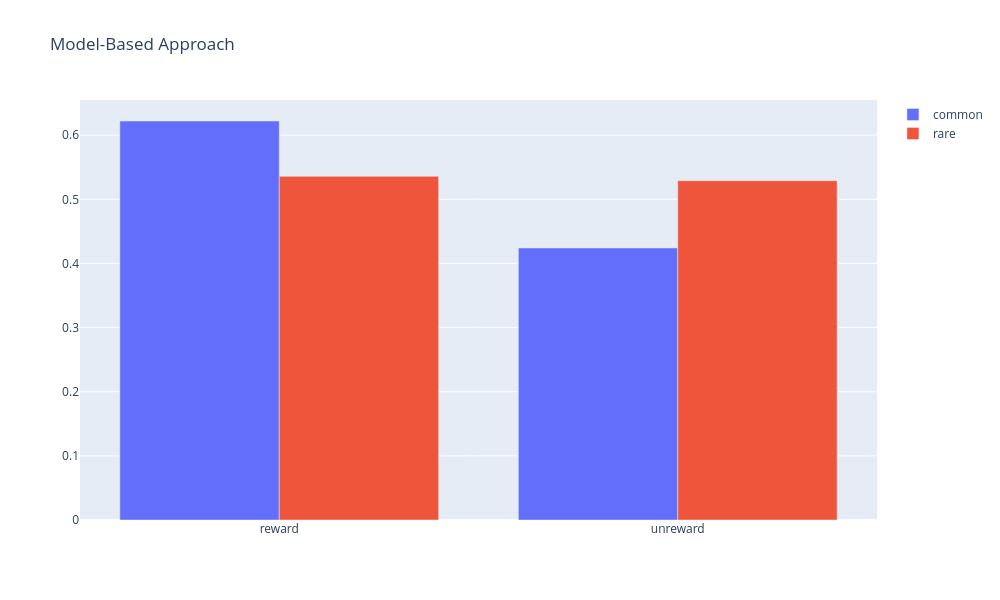

The cell this chart's notebook holds for it:
### Code cell
fig = go.Figure()
fig.add_trace(go.Bar(x=["reward", "unreward"], y=[p_common_reward, p_common_unreward], name="common"))
fig.add_trace(go.Bar(x=["reward", "unreward"], y=[p_rare_reward, p_rare_unreward], name="rare"))
fig.update_layout(barmode="group", title="Model-Based Approach", width=1000, height=600)
fig.show()

### Figure 1 — Plotly figure (JSON) as saved in the notebook; plotly's stock layout.template omitted (floating-point values rounded to 4 significant figures)
{"data": [{"name": "common", "x": ["reward", "unreward"], "y": [0.6221, 0.4242], "type": "bar"}, {"name": "rare", "x": ["reward", "unreward"], "y": [0.5358, 0.529], "type": "bar"}], "layout": {"barmode": "group", "title": {"text": "Model-Based Approach"}, "width": 1000, "height": 600}}
